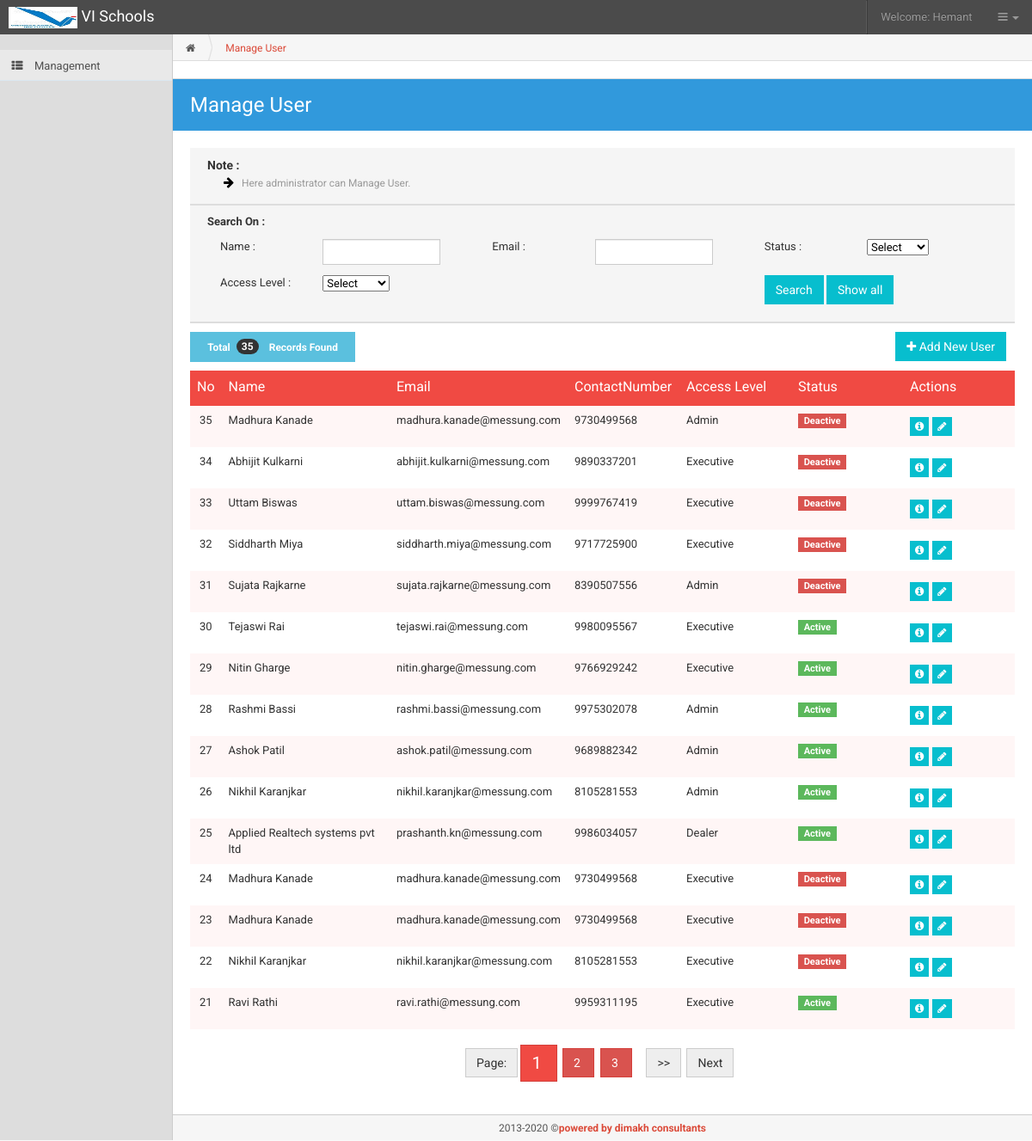
Page /manage-user.php (signed in) on the committed database.
### tables this page shows
CREATE TABLE IF NOT EXISTS `tbl_manager` (
  `Id` int(11) NOT NULL AUTO_INCREMENT,
  `Email` varchar(255) NOT NULL,
  `Password` varchar(100) NOT NULL,
  `Name` varchar(100) NOT NULL,
  `ContactNumber` varchar(100) NOT NULL,
  `AccessLevel` varchar(50) NOT NULL,
  `DisplayStatus` enum('Active','Deactive') NOT NULL,
  `LastAccessTime` datetime NOT NULL,
  `RegTime` datetime NOT NULL,
  PRIMARY KEY (`Id`)
);

### phpincludes/commonfunctions.php (called while the page is built, shortened)
<?php
	function set_management($table_name, $cond, $default_column, $default_order, $paginateFor)
	{
		global $page_size, $page_no, $qry, $res, $num, $pagination, $RecordsPerPage, $mypage, $srno, $pages, $start, $sortbyColumn, $sortbyOrder;
		$sortbyColumn=$default_column;
		$sortbyOrder=$default_order;
		?>
		<?php
		$qry=" select * from ".$table_name." ".$cond;
		$res=mysql_query($qry) or die(mysql_error());
		$num=mysql_num_rows($res);
		$pagination=$paginateFor;
		$RecordsPerPage		=  	$pagination;
		$page_size			= 	$RecordsPerPage ;
		if($num == 0)
			$pages=1;
		else
			$pages=ceil($num/$page_size);
		if($_REQUEST['pages']=="")
		$page_no	=	1;
		else
		{
			$page_no = $_REQUEST['pages'];
			if ($page_no>$pages)
			$page_no=$pages;
			if ($page_no<1)
			$page_no=1;
		}
	}
	?>

### phpincludes/GenericClass.php (called while the page is built, shortened)
<?php
class GenericClass
{
	public $tableName;
	public function __construct($tableName)
	{
		$this->tableName=$tableName;
		$res=mysql_query("SELECT * FROM ".$this->tableName);
		for($i=0;$i<mysql_num_fields($res);$i++)
			$this->columnsArray[mysql_field_name($res,$i)]="";
	}
	public function getData($whc)
	{
		$arrData=null;
        if ($whc)
            $whc = " where " . $whc;
		  $qry="SELECT * FROM " . $this->tableName. $whc;
        $result = mysql_query($qry);
        if ($result)
		{
			$i=0;
			while($arr=mysql_fetch_assoc($result))
				$arrData[$i++]=$this->removeSlashes($arr);
		}
		return $arrData;
	}
	public function removeSlashes($arr)
	{
		foreach($arr as $key => $value)
			$arr[$key]=stripslashes($value);
		return $arr;
	}
}
?>

### manage-user.php (the view, shortened to what this page needs)
<?php
	include("./phpincludes/header_inc.php");
	$obj=new GenericClass("tbl_manager");
?>
<!DOCTYPE html>
 <html class="no-js">
    <head>
        <link rel="stylesheet" href="css/bootstrap.css">
        <link rel="stylesheet" href="css/plugins.css">
        <link rel="stylesheet" href="css/main.css">
        <link rel="stylesheet" href="css/themes.css">
    </head>
    <body onLoad="javascript:document.frm.srch_Ticket_Id.focus();">
        <div id="page-container">
            <header class="navbar navbar-inverse">
                <?php include("./includes/logo.php"); ?>
                 <ul id="widgets" class="navbar-nav-custom pull-right">
                    	<?php include("./includes/header.php"); ?>
                </ul>
            </header>
            <div id="inner-container">
                <aside id="page-sidebar" class="collapse navbar-collapse navbar-main-collapse">
                    <?php
						include("./includes/super-admin-left-panel.php");
					?>
                </aside>
                <form name="frm" method="post">
                    <?php
						$cond=" Where Id != 0  and Id!=".$_SESSION['objLogin']->Id;
						set_management("tbl_manager", $cond, "RegTime", "desc", 15);
						$toPass=str_replace('Where'," ",$cond)."  ORDER BY ".$sortbyColumn." ".$sortbyOrder." LIMIT ".($page_size*($page_no-1) .  ", " . $page_size);
						$arrData=$obj->getData($toPass);
						?>
                	<div id="page-content">
                    <ul id="nav-info" class="clearfix">
                        <li><a href="dashboard.php?I=1"><i class="icon-home"></i></a></li>
                        <li class="active"><a href="javascript:void(0)">Manage User</a></li>
                    </ul>
                    <h3 class="page-header">Manage User</h3>
                    	<h5 class="form-box-header">Note :<br>
							<ul class="icons-ul">
                            	<li><i class="icon-li icon-arrow-right text-black"></i><small>Here administrator can Manage User.</small></li>
                            </ul>
                        </h5>
                         <div class="form-box-header formBoxHeader">
                         <div class="row" style="padding:0 0 10px 0">
                        <div class="col-md-6">
                        <b>Search On :</b>
						</div>
                        </div>
					<div class="row" style="padding:0 0 10px 0">
                        <div class="col-md-4">
                        <div class="col-md-5">
                        <label class="control-label" for="example-input-small">Name :</label>
                        </div>
                        <div class="col-md-7">
                        <input type="text" id="srch_Name" name="srch_Name" class="form-control input-sm" maxlength='20' value="<?= htmlspecialchars_decode(htmlspecialchars_decode(stripslashes($_POST['srch_Name']))); ?>">
                        </div>
						</div>
                        <div class="col-md-4">
                        <div class="col-md-5">
                        <label class="control-label" for="example-input-small">Email :</label>
                        </div>
                        <div class="col-md-7">
                        <input type="text" id="srch_Email" name="srch_Email" class="form-control input-sm" maxlength='50' value="<?= htmlspecialchars_decode(htmlspecialchars_decode(stripslashes($_POST['srch_Email']))); ?>">
                        </div>
						</div>
                        <div class="col-md-4">
                        <div class="col-md-5">
                        <label class="control-label" for="example-input-small">Status :</label>
                        </div>
                        <div class="col-md-7">
                        <select class="select-chosen" name="srch_Status" id="srch_Status">
                            <option value="">Select</option>
                        </select>
                        </div>
						</div>
                        </div>
					<div class="row" style="padding:0 0 10px 0">
                        <div class="col-md-4">
                        	<div class="col-md-5">
                        		<label class="control-label" for="example-input-small">Access Level :</label>
                       		</div>
                            <div class="col-md-7">
                                <select class="select-chosen" name="srch_Access_Level" id="srch_Access_Level">
                                    <option value="">Select</option>
                                </select>
                            </div>
                        </div>
                        <div class="col-md-4">
                        	<div class="col-md-5">&nbsp;</div>
                        	<div class="col-md-7">&nbsp;</div>
                        </div>
                        <div class="col-md-4">
                            <div class="col-md-12">
                                <button class="btn btn-success" type="submit">Search</button>
                                <button class="btn btn-success" type="button" onClick="clearSearch(this.form, ['srch_Name','srch_Email','srch_Status','srch_Access_Level']);">Show all</button>
                            </div>
                        </div>
                    </div>
					  </div>
                        <a href="javascript:void(0);" class="btn label-info" style="margin-top:10px;"><span style="padding:10px 0 0 0px;"><span class="label">Total </span><span class="badge badge-inverse"><?=$num;?></span><span class="label">Records Found </span></span></a>
                        <a href="add-user.php?I=3" class="btn btn-success" style="margin-top:10px; margin-right:10px; float:right;"><i class="icon-plus"></i> Add New User</a>
                       <div style="width:100%; ">
                    <table class="table table-borderless table-hover" style="margin-top:10px;">
                        <thead>
                            <tr class="danger">
                                <th class="text-center hidden-xs hidden-sm">No</th>
                                <th class=""<?php ?>>Name</th>
                                <th class=""<?php ?>>Email</th>
                                <th class="">ContactNumber</th>
                                <th class=""<?php ?>>Access Level</th>
                                <th class=""<?php ?>>Status</th>
                                <th class="">Actions</th>
                            </tr>
                        </thead>
                        <tbody>
                        	<?php
								$totPagesNo =  $page_no;
								$counter=$page_size*($page_no-1)+1;
								$i=0;
								$c=0;
								if(is_array($arrData))
								foreach ($arrData as $key => $value)
								{
									if(($i%2)==0)
										$class = "active";
									else
										$class = "";
							?>
                                    <tr class="<?=$class?>">
                                        <td class="text-center hidden-xs hidden-sm"><?php
											if($counter==1)
											{
												echo $num--;
											}
											else
											{
												$newCounter = (15 * ($totPagesNo-1));
												$nc = $num - $newCounter;
												echo $nc-$c;
											}
										?></td>
                                        <td class=""><?=htmlspecialchars_decode(htmlspecialchars_decode(stripslashes($arrData[$key]['Name'])));?></td>
                                        <td class=""><?=htmlspecialchars_decode(htmlspecialchars_decode(stripslashes($arrData[$key]['Email'])));?></td>
                                        <td class=""><?=htmlspecialchars_decode(htmlspecialchars_decode(stripslashes($arrData[$key]['ContactNumber'])));?></td>
                                        <td class=""><?=htmlspecialchars_decode(htmlspecialchars_decode(stripslashes($arrData[$key]['AccessLevel'])));?></td>
                                        <td class="">
											<?php
												if($arrData[$key]['DisplayStatus']=='Active')
													echo "<span class='label label-success'>Active</span>";
												else
													echo "<span class='label label-danger'>Deactive</span>";
											?>
										</td>
                                        <td class="">
                                            <div class="btn-group">
                                            	<a href="javascript:EditRecord('<?= $arrData[$key]['Id'] ?>', './view-user.php?I=3');" data-toggle="tooltip" title="View User" class="btn btn-xs btn-success"><i class="icon-info-sign"></i></a>
                                            	<a href="javascript:EditRecord('<?= $arrData[$key]['Id'] ?>', './add-user.php?I=3');" data-toggle="tooltip" title="Edit User" class="btn btn-xs btn-success"><i class="icon-pencil"></i></a>
                                            </div>
                                        </td>
                                    </tr>
                            <?php
								$i++;
								$c++;
			  					}
								else
								{
								?>
									<tr class="active">
										<td align="center" valign="middle" colspan="14"><b>No Records Found</b></td>
                                    </tr>
								<?php
								}
								?>
                           </tbody>
                    </table>
                    <?php
						if(count($arrData)>0)
						{
              				include_once('./phpincludes/pagination.php');
						}
					?>
                </div>
                </div>
                </form>
               		<?php include("./includes/footer.php");	?>
            </div>
        </div>
    </body>
</html>

### css/main.css (style rules this page uses)
body { background-color: #f9f9f9; color: #333; font-family: Roboto, "Helvetica Neue", Helvetica, Arial, sans-serif; }
#page-container { width: 100%; min-width: 320px; max-width: 1920px; margin: 0 auto; }
#inner-container { background-color: #ddd; }
#page-sidebar { width: 201px; padding: 0; position: absolute; border-right: 1px solid #ccc; }
#page-sidebar.navbar-collapse { max-height: none !important; }
#page-content { margin: 0 0 0 200px; padding: 20px; background-color: #fff; border-left: 1px solid #ccc; min-height: 1200px; }
#nav-info { list-style: none; margin: -20px -20px 20px; padding: 0; border-bottom: 1px solid #ddd; background-color: #f6f6f6; }
#nav-info > li:first-child { background: none; padding: 0 15px; }
#nav-info > li { float: left; padding: 0 15px 0 20px; height: 30px; line-height: 32px; color: #999; font-size: 12px; background-image: url('../img/template/nav_info_seperator.png'); background-position: top left; background-repeat: no-repeat; background-size: 5px 30px; }
#nav-info > li > a { color: #555; }
#nav-info > li.active { color: #555; }
#nav-info > li.active a { color: #db4a39; }
.page-header { margin: 20px -20px; padding: 10px 20px 9px; background-color: #3199dc; border-top: 1px solid #ddd; border-bottom: 1px solid #3199dc; color:#fff; font-weight:400; }
h1, h2, h3, h4, h5, h6 { font-family: Roboto, "Helvetica Neue", Helvetica, Arial, sans-serif; font-weight: bold; line-height: 20px; }
h1, h2, h3 { line-height: 40px; }
.text-black { color: #000; }
.text-center { text-align: center !important; }
header.navbar { height: 40px; min-height: 0; }
.navbar { margin: 0; border: none; }
.navbar.navbar-inverse { background: #4b4b4b; }
.navbar-nav-custom { list-style: none; padding: 0; margin: 0; }
input, button, select, textarea { font-family: Roboto, "Helvetica Neue", Helvetica, Arial, sans-serif; }
.form-control { -webkit-transition: none; transition: none; }
.form-control { margin: 0 0 2px; }
.control-label { font-weight: normal; }
.form-box-header { margin: 0; padding:10px 20px; border-bottom: 2px solid #ddd; background-color: #f5f5f5; }
.table.table-borderless th, .table.table-borderless td { border-top: none; }
.label, .badge { text-indent: 0; }
.badge { margin-right: 5px; padding: 3px 6px; }
.label { margin: 1px 0; display: inline-block; font-size: 85%; padding-top: 3px; padding-bottom: 3px; }
.label-inverse, .badge-inverse { background-color: #333; }
a { color: #db4a39; }
.navbar, .pager li > a, .pager li > span, .nav-tabs > li > a, .nav-pills > li > a, .label, .well, .alert, .modal-content, .progress, .popover, .thumbnail, .dropdown-menu, .table-bordered, .table-bordered th, .table-bordered td, .input-group-addon, .btn, .tooltip-inner, .form-control, .pagination > li:first-child > a, .pagination > li:first-child > span, .pagination > li:last-child > a, .pagination > li:last-child > span, .popover-title, .panel, .list-group-item:first-child, .list-group-item:last-child { -webkit-border-radius: 0 !important; -moz-border-radius: 0 !important; border-radius: 0 !important; }
.table>thead>tr.danger>th { background-color: #f04a43; border-color: #f04a43; color: #fff; font-weight: 400; font-size: 16px; }
.btn-success { color: #fff; background-color: #07bece; border-color: #07bece; }
.table>tbody>tr.active>td { background-color: #fff6f6; }
.danger > th:not(:first-child) { min-width: 130px; }
.btn-group > .btn { margin: 5px; }
.form-control { height:inherit; }
table { margin:10px 0 !important; }

### rows in the picture
tbl_manager: Name "Madhura Kanade", Email "madhura.kanade@messung.com", ContactNumber "9730499568", AccessLevel "Admin", DisplayStatus "Deactive"
tbl_manager: Name "Abhijit Kulkarni", Email "abhijit.kulkarni@messung.com", ContactNumber "9890337201", AccessLevel "Executive", DisplayStatus "Deactive"
tbl_manager: Name "Uttam Biswas", Email "uttam.biswas@messung.com", ContactNumber "9999767419", AccessLevel "Executive", DisplayStatus "Deactive"
tbl_manager: Name "Siddharth Miya", Email "siddharth.miya@messung.com", ContactNumber "9717725900", AccessLevel "Executive", DisplayStatus "Deactive"
tbl_manager: Name "Sujata Rajkarne", Email "sujata.rajkarne@messung.com", ContactNumber "8390507556", AccessLevel "Admin", DisplayStatus "Deactive"
tbl_manager: Name "Tejaswi Rai", Email "tejaswi.rai@messung.com", ContactNumber "9980095567", AccessLevel "Executive", DisplayStatus "Active"
tbl_manager: Name "Nitin Gharge", Email "nitin.gharge@messung.com", ContactNumber "9766929242", AccessLevel "Executive", DisplayStatus "Active"
tbl_manager: Name "Rashmi Bassi", Email "rashmi.bassi@messung.com", ContactNumber "9975302078", AccessLevel "Admin", DisplayStatus "Active"
tbl_manager: Name "Ashok Patil", Email "ashok.patil@messung.com", ContactNumber "9689882342", AccessLevel "Admin", DisplayStatus "Active"
tbl_manager: Name "Nikhil Karanjkar", Email "nikhil.karanjkar@messung.com", ContactNumber "8105281553", AccessLevel "Admin", DisplayStatus "Active"
tbl_manager: Name "Applied Realtech systems pvt ltd", Email "prashanth.kn@messung.com", ContactNumber "9986034057", AccessLevel "Dealer", DisplayStatus "Active"
tbl_manager: Name "Madhura Kanade", Email "madhura.kanade@messung.com", ContactNumber "9730499568", AccessLevel "Executive", DisplayStatus "Deactive"
tbl_manager: Name "Madhura Kanade", Email "madhura.kanade@messung.com", ContactNumber "9730499568", AccessLevel "Executive", DisplayStatus "Deactive"
tbl_manager: Name "Nikhil Karanjkar", Email "nikhil.karanjkar@messung.com", ContactNumber "8105281553", AccessLevel "Executive", DisplayStatus "Deactive"
tbl_manager: Name "Ravi Rathi", Email "ravi.rathi@messung.com", ContactNumber "9959311195", AccessLevel "Executive", DisplayStatus "Active"

### other values in the picture
$_SESSION['objLogin']->Name "Hemant"
$num "35"
